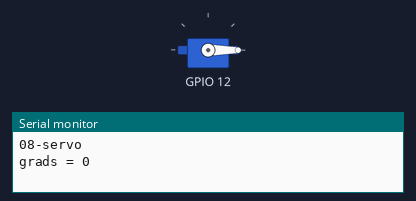
Bench run of a program on a simulated ESP32. Shown: servo, the last lines printed to the serial monitor.

Above: at 2.05 s.
At 4.05 s:
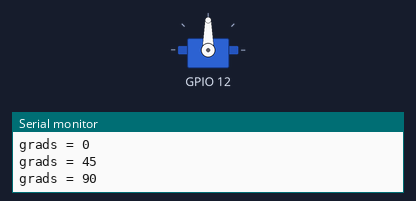
At 6.0 s:
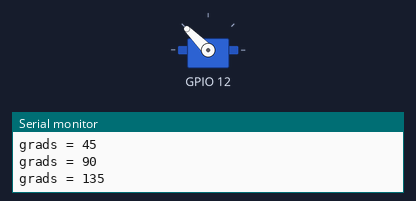
At 10.0 s:
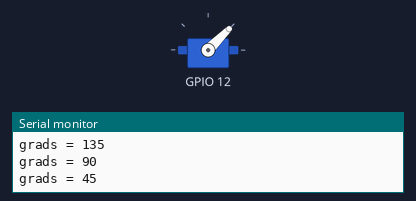
Timing chart, 0 to 12.4 s (numbered marks = the images above):
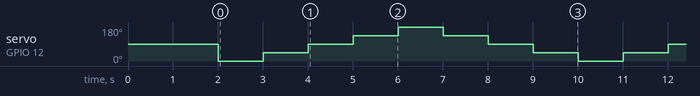

Measured:
- by itself, servo on GPIO 12: repeats every 8.0 s: 45° 1.0 s, 90° 1.0 s, 135° 1.0 s, 180° 1.0 s, 135° 1.0 s, 90° 1.0 s, 45° 1.0 s, 0° 1.0 s

The program:

main.cpp
```cpp
/*
 *     Project 05-servo - main.cpp
 *
 *
 *       IntroCom - Austral - 2022 - EAM
 *       Shows how a servo is positioned as per table
 *       Using ESP32 development board
 *
 *       Uses a C++ library for ESP32 servo
 */

#include <Arduino.h>

#include <Servo.h>

/*
 *  Constants defined in platformio.ini
 *      MY_SERVO    GPIO where data is connected
 *      SERIAL_BAUD Serial port Baud rate
 */

#define END_LIST    -1      //  Only to terminate array by value

Servo servo;                //    A new object of type Servo

void
setup(void)
{
    Serial.begin(SERIAL_BAUD);
    servo.attach(MY_SERVO); //    Attach GPIO pin to object Servo
    Serial.printf("\n\r\n08-servo\n\r");
    delay(2000);
}

//    Positioning table

static const int grads[] = {0, 45, 90, 135, 180, 135, 90,45, END_LIST};

void
loop(void)
{
    int i;

    for (i = 0; grads[i] >= 0; ++i)
    {
        Serial.println("grads = " + String(grads[i]) );
        servo.write(grads[i]);
        delay(1000);
    }
}
```
